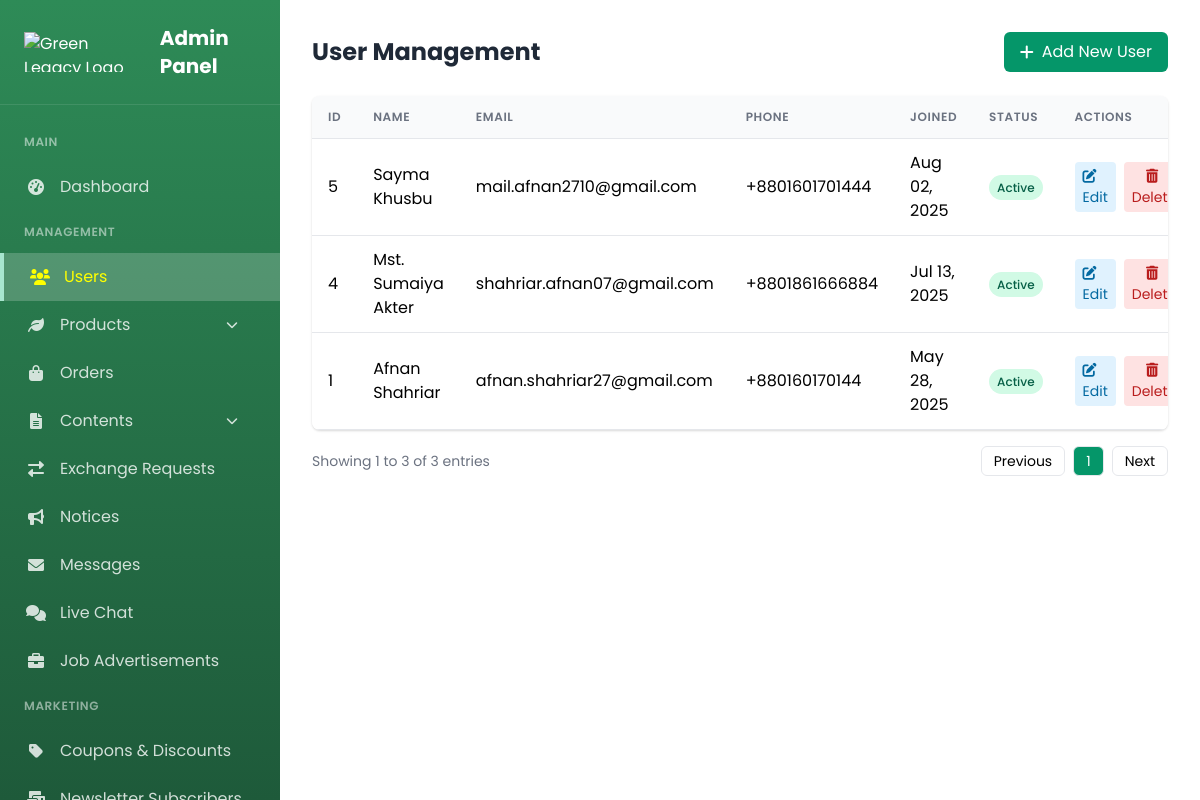
The page /admin_users.php (signed in) on the database its author committed.
### tables this page shows
CREATE TABLE `users` (
  `id` int(11) NOT NULL,
  `firstname` varchar(50) NOT NULL,
  `lastname` varchar(50) NOT NULL,
  `dob` date NOT NULL,
  `address` text DEFAULT NULL,
  `email` varchar(100) NOT NULL,
  `phone` varchar(20) NOT NULL,
  `password` varchar(255) NOT NULL,
  `oauth_provider` varchar(20) DEFAULT NULL,
  `profile_pic` varchar(255) DEFAULT NULL,
  `created_at` timestamp NOT NULL DEFAULT current_timestamp(),
  `latitude` decimal(10,8) DEFAULT NULL,
  `longitude` decimal(11,8) DEFAULT NULL,
  `location_updated_at` timestamp NULL DEFAULT NULL,
  `is_verified` tinyint(1) DEFAULT 0,
  `verification_token` varchar(255) DEFAULT NULL,
  `verification_token_expires` datetime DEFAULT NULL,
  `reward_point` int(11) NOT NULL DEFAULT 0
);

### admin_users.php (the view, shortened to what this page needs)
<?php
require_once 'db_connect.php';
$users = [];
$stmt = $conn->prepare("SELECT * FROM users ORDER BY created_at DESC");
$stmt->execute();
$result = $stmt->get_result();
if ($result->num_rows > 0) {
    while ($row = $result->fetch_assoc()) {
        $users[] = $row;
    }
}
?>
<?php include 'admin_sidebar.php'; ?>
<!DOCTYPE html>
<html lang="en">
<head>
  <link href="https://cdn.jsdelivr.net/npm/tailwindcss@2.1.2/dist/tailwind.min.css" rel="stylesheet">
  <link rel="stylesheet" href="https://cdnjs.cloudflare.com/ajax/libs/font-awesome/6.0.0/css/all.min.css">
</head>
<body>
  <div class="content-container">
    <div class="flex justify-between items-center mb-6">
      <h1 class="text-2xl font-bold text-gray-800">User Management</h1>
      <a href="admin_add_user.php" class="bg-green-600 hover:bg-green-700 text-white px-4 py-2 rounded-md flex items-center">
        <i class="fas fa-plus mr-2"></i> Add New User
      </a>
    </div>
    <div class="bg-white rounded-lg shadow overflow-hidden table-container">
      <table class="user-table">
        <thead>
          <tr>
            <th>ID</th>
            <th>Name</th>
            <th>Email</th>
            <th>Phone</th>
            <th>Joined</th>
            <th>Status</th>
            <th>Actions</th>
          </tr>
        </thead>
        <tbody>
          <?php if (empty($users)): ?>
            <tr>
              <td colspan="8" class="text-center py-4 text-gray-500">No users found</td>
            </tr>
          <?php else: ?>
            <?php foreach ($users as $user): ?>
              <tr>
                <td><?php echo $user['id']; ?></td>
                <td><?php echo htmlspecialchars($user['firstname'].' '.$user['lastname']); ?></td>
                <td><?php echo htmlspecialchars($user['email']); ?></td>
                <td><?php echo htmlspecialchars($user['phone']); ?></td>
                <td><?php echo date('M d, Y', strtotime($user['created_at'])); ?></td>
                <td>
                  <span class="badge-active px-2 py-1 rounded-full text-xs font-medium">Active</span>
                </td>
                <td>
                  <div class="flex space-x-2">
                    <a href="admin_edit_user.php?id=<?php echo $user['id']; ?>" class="action-btn edit-btn">
                      <i class="fas fa-edit mr-1"></i> Edit
                    </a>
                    <button onclick="confirmDelete(<?php echo $user['id']; ?>)" class="action-btn delete-btn">
                      <i class="fas fa-trash-alt mr-1"></i> Delete
                    </button>
                  </div>
                </td>
              </tr>
            <?php endforeach; ?>
          <?php endif; ?>
        </tbody>
      </table>
    </div>
    <div class="flex justify-between items-center mt-4">
      <div class="text-sm text-gray-500">
        Showing 1 to <?php echo count($users); ?> of <?php echo count($users); ?> entries
      </div>
      <div class="flex space-x-2">
        <button class="px-3 py-1 border rounded-md text-sm disabled:opacity-50" disabled>
          Previous
        </button>
        <button class="px-3 py-1 border rounded-md text-sm bg-green-600 text-white">
          1
        </button>
        <button class="px-3 py-1 border rounded-md text-sm disabled:opacity-50" disabled>
          Next
        </button>
      </div>
    </div>
  </div>
</body>
</html>

### admin_sidebar.php (style rules this page uses)
:root { --primary-green: #2E8B57; --light-green: #a8e6cf; --sidebar-width: 280px; }
body { font-family: 'Poppins', sans-serif; }

### admin_users.php (style rules this page uses)
body { font-family: 'Poppins', sans-serif; margin-left: 280px; }
.content-container { padding: 2rem; }
.badge-active { background-color: #d1fae5; color: #065f46; }
.table-container { overflow-x: auto; }
.user-table { width: 100%; border-collapse: collapse; }
.user-table th, .user-table td { padding: 0.75rem 1rem; text-align: left; border-bottom: 1px solid #e5e7eb; }
.user-table th { background-color: #f9fafb; font-weight: 600; text-transform: uppercase; font-size: 0.75rem; letter-spacing: 0.05em; color: #6b7280; }
.action-btn { padding: 0.25rem 0.5rem; border-radius: 0.25rem; font-size: 0.875rem; transition: all 0.2s; }
.edit-btn { background-color: #e0f2fe; color: #0369a1; }
.delete-btn { background-color: #fee2e2; color: #b91c1c; }

### rows shown on the page
users: id "5", firstname+lastname "Sayma Khusbu", email "mail.afnan2710@gmail.com", phone "+8801601701444", created_at "Aug 02, 2025"
users: id "4", firstname+lastname "Mst. Sumaiya Akter", email "shahriar.afnan07@gmail.com", phone "+8801861666884", created_at "Jul 13, 2025"
users: id "1", firstname+lastname "Afnan Shahriar", email "afnan.shahriar27@gmail.com", phone "+880160170144", created_at "May 28, 2025"

### other values the page prints
count($users) "3"
